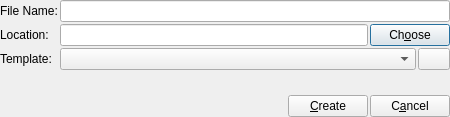
<?xml version="1.0" encoding="UTF-8"?>
<ui version="4.0">
 <class>NewFromTemplateDialog</class>
 <widget class="QDialog" name="NewFromTemplateDialog">
  <property name="windowModality">
   <enum>Qt::WindowModal</enum>
  </property>
  <property name="geometry">
   <rect>
    <x>0</x>
    <y>0</y>
    <width>450</width>
    <height>117</height>
   </rect>
  </property>
  <property name="windowTitle">
   <string>New From Template</string>
  </property>
  <property name="windowIcon">
   <iconset resource="../../resources.qrc">
    <normaloff>:/images/prymatex/logo.png</normaloff>:/images/prymatex/logo.png</iconset>
  </property>
  <layout class="QVBoxLayout" name="verticalLayout">
   <property name="spacing">
    <number>2</number>
   </property>
   <property name="margin">
    <number>0</number>
   </property>
   <item>
    <layout class="QFormLayout" name="formLayout_2">
     <property name="fieldGrowthPolicy">
      <enum>QFormLayout::ExpandingFieldsGrow</enum>
     </property>
     <item row="0" column="0">
      <widget class="QLabel" name="label1">
       <property name="text">
        <string>File Name:</string>
       </property>
      </widget>
     </item>
     <item row="0" column="1">
      <widget class="QLineEdit" name="lineFileName"/>
     </item>
     <item row="1" column="0">
      <widget class="QLabel" name="label2">
       <property name="text">
        <string>Location:</string>
       </property>
      </widget>
     </item>
     <item row="1" column="1">
      <layout class="QHBoxLayout" name="horizontalLayout_5">
       <item>
        <widget class="QLineEdit" name="lineLocation"/>
       </item>
       <item>
        <widget class="QPushButton" name="buttonChoose">
         <property name="text">
          <string>Ch&amp;oose</string>
         </property>
         <property name="icon">
          <iconset theme="folder"/>
         </property>
        </widget>
       </item>
      </layout>
     </item>
     <item row="2" column="0">
      <widget class="QLabel" name="label3">
       <property name="text">
        <string>Template:</string>
       </property>
      </widget>
     </item>
     <item row="2" column="1">
      <layout class="QHBoxLayout" name="horizontalLayout_3">
       <item>
        <widget class="QComboBox" name="comboTemplates">
         <property name="sizePolicy">
          <sizepolicy hsizetype="Expanding" vsizetype="Fixed">
           <horstretch>0</horstretch>
           <verstretch>0</verstretch>
          </sizepolicy>
         </property>
        </widget>
       </item>
       <item>
        <widget class="QPushButton" name="buttonEnvironment">
         <property name="maximumSize">
          <size>
           <width>32</width>
           <height>16777215</height>
          </size>
         </property>
         <property name="text">
          <string/>
         </property>
         <property name="icon">
          <iconset theme="code-variable"/>
         </property>
        </widget>
       </item>
      </layout>
     </item>
    </layout>
   </item>
   <item>
    <layout class="QHBoxLayout" name="horizontalLayout">
     <item>
      <spacer name="horizontalSpacer">
       <property name="orientation">
        <enum>Qt::Horizontal</enum>
       </property>
       <property name="sizeHint" stdset="0">
        <size>
         <width>40</width>
         <height>20</height>
        </size>
       </property>
      </spacer>
     </item>
     <item>
      <widget class="QPushButton" name="buttonCreate">
       <property name="text">
        <string>&amp;Create</string>
       </property>
       <property name="icon">
        <iconset theme="document-new"/>
       </property>
      </widget>
     </item>
     <item>
      <widget class="QPushButton" name="buttonCancel">
       <property name="text">
        <string>C&amp;ancel</string>
       </property>
       <property name="icon">
        <iconset theme="dialog-cancel"/>
       </property>
      </widget>
     </item>
    </layout>
   </item>
  </layout>
 </widget>
 <tabstops>
  <tabstop>lineFileName</tabstop>
  <tabstop>lineLocation</tabstop>
  <tabstop>buttonChoose</tabstop>
  <tabstop>buttonCreate</tabstop>
 </tabstops>
 <resources>
  <include location="../../resources.qrc"/>
 </resources>
 <connections>
  <connection>
   <sender>buttonCancel</sender>
   <signal>clicked()</signal>
   <receiver>NewFromTemplateDialog</receiver>
   <slot>reject()</slot>
   <hints>
    <hint type="sourcelabel">
     <x>353</x>
     <y>110</y>
    </hint>
    <hint type="destinationlabel">
     <x>108</x>
     <y>170</y>
    </hint>
   </hints>
  </connection>
 </connections>
</ui>
